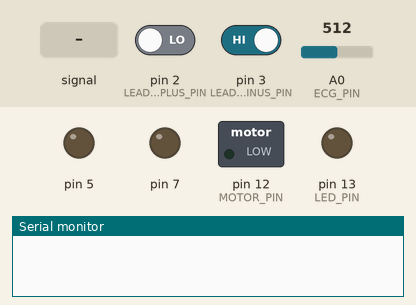
A sketch run on a simulated Arduino Uno, built with avr-gcc and run on an emulated ATmega328P. On the bench: switched loads named in the sketch (green lamp = pin HIGH), output pins drawn as LEDs (lit = HIGH), the last lines printed to the serial monitor. Dashed ring = blinking. The inputs (shaded band) are chosen by the test bench; at power-on: pin 3 (LEADS_OFF_MINUS_PIN) HIGH, pin 2 (LEADS_OFF_PLUS_PIN) LOW, A0 (ECG_PIN) = 512. Random numbers use the default seed unless the sketch sets one.

Above: at 1.2 s.
1.3 s: pin 3 (LEADS_OFF_MINUS_PIN) driven LOW
3.2 s: A0 (ECG_PIN) fed a 200 Hz sine of ±81 counts around its level
At 3.3 s:
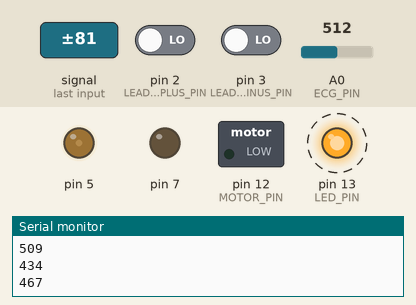
At 3.7 s:
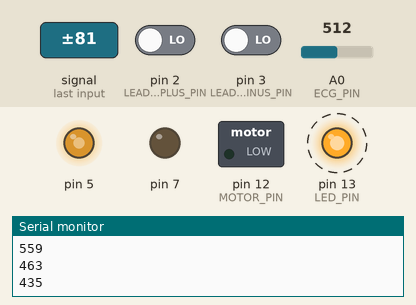
6.2 s: A0 (ECG_PIN) fed a 1000 Hz sine of ±255 counts around its level
At 9.1 s:
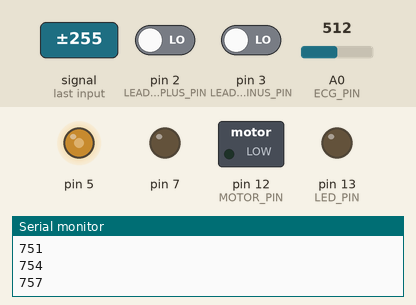
9.2 s: pin 2 (LEADS_OFF_PLUS_PIN) driven HIGH
Timing chart, 0 to 11.7 s (numbered marks = the images above; inputs shaded):
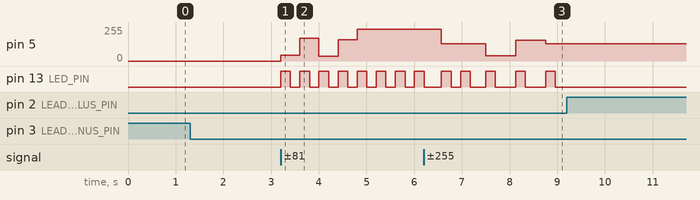

Measured:
- after the input at 3.2 s, pin 5: 0/255 → 45/255 at once, → 169/255 0.40 s later, → 37/255 0.40 s later, → 161/255 0.40 s later, … (5 changes in this stretch); pin 13 (LED_PIN): alternates HIGH for 0.20 s and LOW for 0.20 s, starting at once
- after the input at 6.2 s, pin 5: 239/255 → 130/255 after 0.37 s, → 38/255 0.93 s later, → 156/255 0.63 s later, → 131/255 0.63 s later
- after the input at 9.2 s, every drawn part: stays the same

The sketch:

QRS.ino
```cpp
/* maximum frequency seems to be at about 8 kHz */

#include <stdio.h>
#include <stdlib.h>

#define M 			5
#define N 			30
#define winSize			250
#define HP_CONSTANT		((float) 1 / (float) M)
#define MAX_BPM  		100

// resolution of RNG
#define RAND_RES 100000000

// pre-recorded ECG, for testing
int s_ecg_idx = 0;
const int S_ECG_SIZE = 226;
const float s_ecg[S_ECG_SIZE] = {1.5984,1.5992,1.5974,1.5996,1.5978,1.5985,1.5992,1.5973,1.5998,1.5976,1.5986,1.5992,1.5972,1.6,1.5973,1.5989,1.5991,1.5969,1.6006,1.5964,1.6,1.5979,1.5994,1.6617,1.7483,1.823,1.8942,1.9581,2.0167,2.0637,2.1034,2.1309,2.1481,2.1679,2.1739,2.1702,2.1543,2.1243,2.0889,2.037,1.982,1.9118,1.8305,1.7532,1.6585,1.6013,1.5979,1.5981,1.5996,1.5972,1.5992,1.599,1.5966,1.6015,1.5952,1.6008,1.5984,1.5953,1.606,1.5841,1.6796,1.9584,2.2559,2.5424,2.835,3.1262,3.4167,3.7061,4.0018,4.2846,4.5852,4.8688,5.1586,5.4686,5.4698,5.1579,4.8687,4.586,4.2833,4.0031,3.7055,3.4164,3.1274,2.8333,2.544,2.2554,1.9572,1.6836,1.5617,1.5143,1.4221,1.3538,1.2791,1.1951,1.1326,1.0407,0.99412,1.0445,1.1262,1.2017,1.2744,1.3545,1.4265,1.5044,1.5787,1.6006,1.5979,1.5988,1.5982,1.5989,1.5982,1.5986,1.5987,1.5983,1.5984,1.5992,1.5965,1.6082,1.6726,1.7553,1.826,1.903,1.9731,2.0407,2.1079,2.166,2.2251,2.2754,2.3215,2.3637,2.396,2.4268,2.4473,2.4627,2.4725,2.4721,2.4692,2.4557,2.4374,2.4131,2.3797,2.3441,2.2988,2.2506,2.1969,2.1365,2.0757,2.0068,1.9384,1.8652,1.7899,1.7157,1.6346,1.5962,1.5997,1.5979,1.5986,1.5989,1.5978,1.5995,1.5976,1.5991,1.5984,1.5981,1.5993,1.5976,1.5993,1.5982,1.5982,1.5993,1.5975,1.5994,1.5981,1.5983,1.5995,1.5967,1.6049,1.6248,1.647,1.664,1.6763,1.6851,1.6851,1.6816,1.6712,1.655,1.6376,1.613,1.599,1.5985,1.5982,1.5989,1.5982,1.5986,1.5987,1.598,1.5991,1.598,1.5987,1.5987,1.598,1.5992,1.5979,1.5988,1.5986,1.598,1.5992,1.5979,1.5988,1.5986,1.598,1.5992,1.5978,1.5989,1.5985,1.5981,1.5992,1.5978,1.599,1.5985,1.5981,1.5992,1.5977,1.599,1.5984,1.5981};

// constants won't change. Used here to set a pin number
const int LED_PIN =   13;      // the number of the LED pin (digital)
const int MOTOR_PIN = 12;      // the number of the MOTOR pin (digital)
const int ECG_PIN =   0;       // the number of the ECG pin (analog)
const int PWM_PIN =   1;       // the number of the PWM pin (analog)

// pins for leads off detection
const int LEADS_OFF_PLUS_PIN  = 2;      // the number of the LO+ pin (digital)
const int LEADS_OFF_MINUS_PIN = 3;      // the number of the LO- pin (digital)

// timing variables
unsigned long previousMicros  = 0;        // will store last time LED was updated
unsigned long foundTimeMicros = 0;        // time at which last QRS was found
unsigned long old_foundTimeMicros = 0;        // time at which QRS before last was found
unsigned long currentMicros   = 0;        // current time

#define LED_ON_TIME_MICROS   200000
#define MOTOR_ON_TIME_MICROS 200000

// interval at which to take samples and iterate algorithm (microseconds)
const long PERIOD = 1000000 / winSize;

// circular buffer for BPM averaging
float bpm = 0;

#define BPM_BUFFER_SIZE 5
unsigned long bpm_buff[BPM_BUFFER_SIZE] = {0};
int bpm_buff_WR_idx = 0;
int bpm_buff_RD_idx = 0;

int tmp = 0;


void setup() {
  // set the digital pin as output:
  pinMode(LED_PIN, OUTPUT);
  pinMode(7, OUTPUT);
  pinMode(MOTOR_PIN, OUTPUT);
  pinMode(ECG_PIN, INPUT);

  // leads for electrodes off detection
  pinMode(LEADS_OFF_PLUS_PIN, INPUT); // Setup for leads off detection LO +
  pinMode(LEADS_OFF_MINUS_PIN, INPUT); // Setup for leads off detection LO -

  // set LED to off
  digitalWrite(LED_PIN, LOW);

  Serial.begin(115200);
}

void loop() {
  currentMicros = micros();

  // iterate if it's time for a new data point (according to PERIOD)
  if (currentMicros - previousMicros >= PERIOD) {
    // save the last time you blinked the LED
    previousMicros = currentMicros;

    // see if it's time to turn LED off
    if((currentMicros - foundTimeMicros) > LED_ON_TIME_MICROS){
      digitalWrite(LED_PIN, LOW);
    }

    // see if it's time to turn MOTOR off
    if((currentMicros - foundTimeMicros) > MOTOR_ON_TIME_MICROS){
      digitalWrite(MOTOR_PIN, LOW);
    }

    // only read in data and perform detection if leads are on
    boolean QRS_detected = false;

    // only read data if ECG chip has detected that leads are attached to patient
    boolean leads_are_on = (digitalRead(LEADS_OFF_PLUS_PIN) == 0) && (digitalRead(LEADS_OFF_MINUS_PIN) == 0);

    if(leads_are_on){
      // read next ECG data point
      int next_ecg_pt = analogRead(ECG_PIN);
      Serial.println(next_ecg_pt);

      // give next data point to algorithm
      QRS_detected = detect(next_ecg_pt);

      //int next_ecg_pt = s_ecg[s_ecg_idx++];
      //s_ecg_idx %= S_ECG_SIZE;
      //d = detect(next_ecg_pt);

      if(QRS_detected == true){
        foundTimeMicros = micros();

        // set the LED with the ledState of the variable:
        digitalWrite(LED_PIN, HIGH);

        // turn on the motor
//        digitalWrite(MOTOR_PIN, HIGH);

        bpm_buff[bpm_buff_WR_idx] = (60.0 / (((float) (foundTimeMicros - old_foundTimeMicros)) / 1000000.0));
        bpm_buff_WR_idx++;
	bpm_buff_WR_idx %= BPM_BUFFER_SIZE;

        bpm += bpm_buff[bpm_buff_RD_idx];

	tmp = bpm_buff_RD_idx - BPM_BUFFER_SIZE + 1;
	if(tmp < 0) tmp += BPM_BUFFER_SIZE;

        bpm -= bpm_buff[tmp];

        bpm_buff_RD_idx++;
	bpm_buff_RD_idx %= BPM_BUFFER_SIZE;

        old_foundTimeMicros = foundTimeMicros;

//        Serial.println(bpm / ((float) BPM_BUFFER_SIZE - 1));

        int PWM_value = ((float) bpm / (float) MAX_BPM) * 255;

        analogWrite(5, PWM_value);
      }
    }
  }
}


/* Portion pertaining to Pan-Tompkins QRS detection */


// circular buffer for input ecg signal
// we need to keep a history of M + 1 samples for HP filter
float ecg_buff[M + 1] = {0};
int ecg_buff_WR_idx = 0;
int ecg_buff_RD_idx = 0;

// circular buffer for input ecg signal
// we need to keep a history of N+1 samples for LP filter
float hp_buff[N + 1] = {0};
int hp_buff_WR_idx = 0;
int hp_buff_RD_idx = 0;

// LP filter outputs a single point for every input point
// This goes straight to adaptive filtering for eval
float next_eval_pt = 0;

// running sums for HP and LP filters, values shifted in FILO
float hp_sum = 0;
float lp_sum = 0;

// working variables for adaptive thresholding
float treshold = 0;
boolean triggered = false;
int trig_time = 0;
float win_max = 0;
int win_idx = 0;

// numebr of starting iterations, used determine when moving windows are filled
int number_iter = 0;

boolean detect(float new_ecg_pt) {
        // copy new point into circular buffer, increment index
	ecg_buff[ecg_buff_WR_idx++] = new_ecg_pt;
	ecg_buff_WR_idx %= (M+1);


	/* High pass filtering */
	if(number_iter < M){
		// first fill buffer with enough points for HP filter
		hp_sum += ecg_buff[ecg_buff_RD_idx];
		hp_buff[hp_buff_WR_idx] = 0;
	}
	else{
		hp_sum += ecg_buff[ecg_buff_RD_idx];

		tmp = ecg_buff_RD_idx - M;
		if(tmp < 0) tmp += M + 1;

		hp_sum -= ecg_buff[tmp];

		float y1 = 0;
		float y2 = 0;

		tmp = (ecg_buff_RD_idx - ((M+1)/2));
		if(tmp < 0) tmp += M + 1;

		y2 = ecg_buff[tmp];

		y1 = HP_CONSTANT * hp_sum;

		hp_buff[hp_buff_WR_idx] = y2 - y1;
	}

	// done reading ECG buffer, increment position
	ecg_buff_RD_idx++;
	ecg_buff_RD_idx %= (M+1);

	// done writing to HP buffer, increment position
	hp_buff_WR_idx++;
	hp_buff_WR_idx %= (N+1);


	/* Low pass filtering */

	// shift in new sample from high pass filter
	lp_sum += hp_buff[hp_buff_RD_idx] * hp_buff[hp_buff_RD_idx];

	if(number_iter < N){
		// first fill buffer with enough points for LP filter
		next_eval_pt = 0;

	}
	else{
		// shift out oldest data point
		tmp = hp_buff_RD_idx - N;
		if(tmp < 0) tmp += (N+1);

		lp_sum -= hp_buff[tmp] * hp_buff[tmp];

		next_eval_pt = lp_sum;
	}

	// done reading HP buffer, increment position
	hp_buff_RD_idx++;
	hp_buff_RD_idx %= (N+1);


	/* Adapative thresholding beat detection */
	// set initial threshold
	if(number_iter < winSize) {
		if(next_eval_pt > treshold) {
			treshold = next_eval_pt;
		}

                // only increment number_iter iff it is less than winSize
                // if it is bigger, then the counter serves no further purpose
                number_iter++;
	}

	// check if detection hold off period has passed
	if(triggered == true){
		trig_time++;

		if(trig_time >= 100){
			triggered = false;
			trig_time = 0;
		}
	}

	// find if we have a new max
	if(next_eval_pt > win_max) win_max = next_eval_pt;

	// find if we are above adaptive threshold
	if(next_eval_pt > treshold && !triggered) {
		triggered = true;

		return true;
	}
        // else we'll finish the function before returning FALSE,
        // to potentially change threshold

	// adjust adaptive threshold using max of signal found
	// in previous window
	if(win_idx++ >= winSize){
		// weighting factor for determining the contribution of
		// the current peak value to the threshold adjustment
		float gamma = 0.175;

		// forgetting factor -
		// rate at which we forget old observations
                // choose a random value between 0.01 and 0.1 for this,
		float alpha = 0.01 + ( ((float) random(0, RAND_RES) / (float) (RAND_RES)) * ((0.1 - 0.01)));

                // compute new threshold
		treshold = alpha * gamma * win_max + (1 - alpha) * treshold;

		// reset current window index
		win_idx = 0;
		win_max = -10000000;
	}

        // return false if we didn't detect a new QRS
	return false;

}
```
